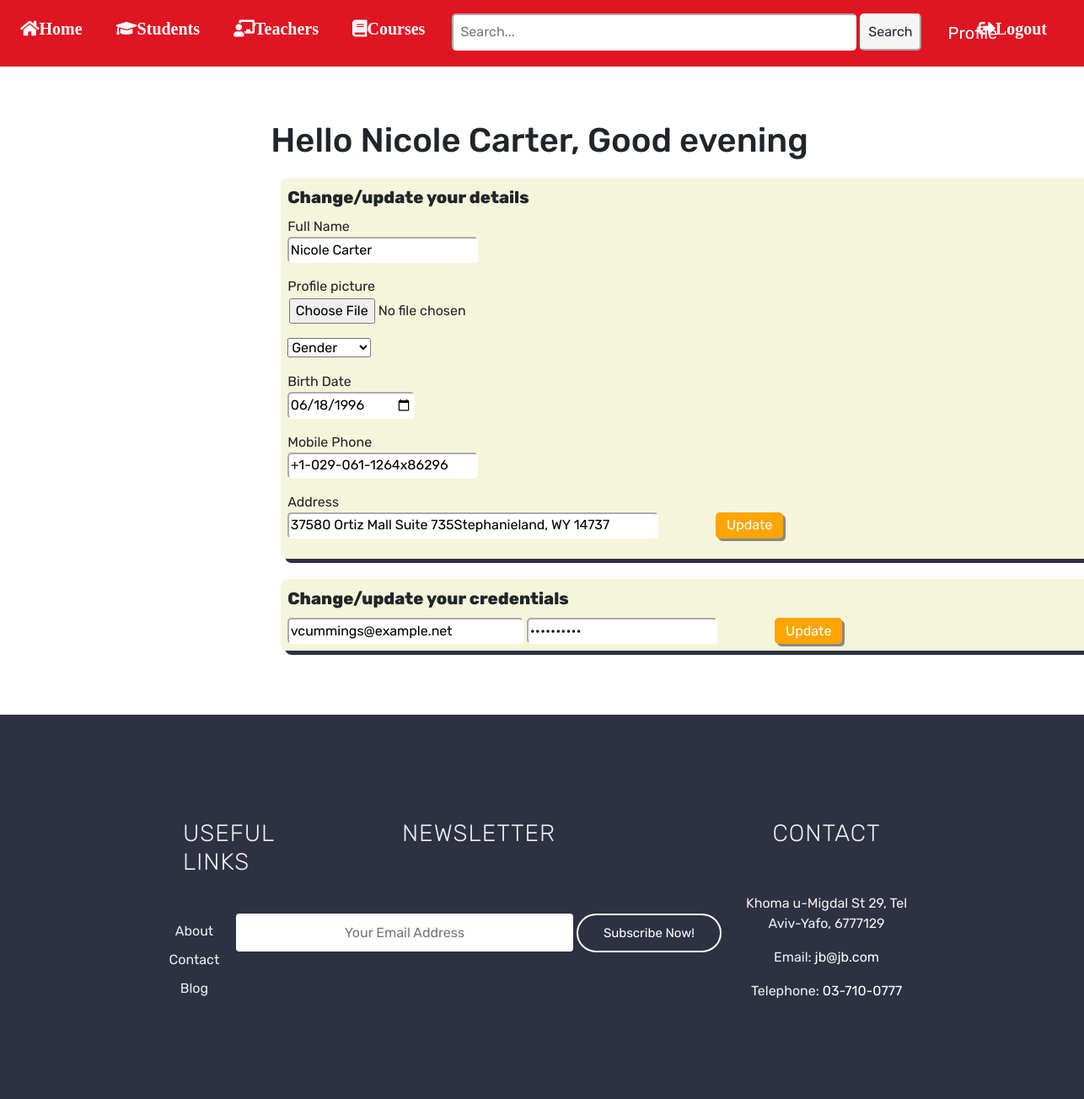
/update_profile/student (signed in), run on the app's committed database.
### tables this page shows
CREATE TABLE students (
            student_id      INTEGER     PRIMARY KEY
          , user_id         INTEGER     NOT NULL        UNIQUE
          , name            TEXT        NOT NULL
          , image           BLOB        NOT NULL
          , gender          TEXT        NOT NULL
          , birth_date      TEXT        NOT NULL
          , phone           TEXT        NOT NULL
          , address         TEXT        NOT NULL
          , FOREIGN KEY (user_id) REFERENCES users (user_id)
        );

CREATE TABLE users (
            user_id         INTEGER     PRIMARY KEY
          , role            TEXT        NOT NULL
          , email           TEXT        NOT NULL        UNIQUE
          , password        TEXT        NOT NULL
        );

### app.py (the view, shortened to what this page needs)
@app.route('/update_profile/student', methods = ['GET', 'POST'])
def update_student_profile():
    user_id = session["user_id"]
    students_db = execute_query(f"""
    SELECT name,
           image,
           gender,
           birth_date,
           phone,
           address,
           users.email,
           users.password ,
           students.user_id
    FROM students
    JOIN users ON students.user_id = users.user_id
    WHERE students.user_id = {user_id}
    """)
    message = time_message()
    return render_template("update_student_profile.html", student_info=students_db, message=message)

### app.py (called while the page is built)
def time_message():
    now = datetime.datetime.now()
    if now.hour >= 5 and now.hour < 12:
        message = "Good morning"
        return message
    elif now.hour >= 12 and now.hour < 18:
        message = "Good afternoon"
        return message
    else:
        message = "Good evening"
        return message

@app.before_request
def auth():
    path_teacher_list = ['/teacher_panel']
    if "role" not in session.keys():
        session["username"]='anonymous'
        session["role"]='anonymous'
    if session["role"] != 'Admin':
        if 'admin' in request.full_path:
            return abort(403)
    if session["role"] != 'Teacher':
        if any(route in request.full_path for route in path_teacher_list):
            return abort(403)

### setup_db.py (called while the page is built)
def execute_query(schema):
    cur.execute(schema)
    conn.commit()
    return cur.fetchall()

### templates/update_student_profile.html (shortened to what this page needs)
{% extends "base.html" %}
{% block content %}
<div class="admin-adds">
    <h1>Hello {{ student_info[0][0] }}, {{ message }}</h1>
    <form method="POST">
        <fieldset>
            <legend>Change/update your details</legend>
            <p>Full Name
                <br><input type="text" name="name" value="{{ student_info[0][0] }}" autofocus>
            </p>
            <p><label for="image">Profile picture</label>
                <br><input type="file" name="image" value="{{ student_info[0][1] }}">
            </p>
            <p><select name="gender">
                    <option value="{{ student_info[0][2] }}" selected hidden>Gender</option>
                </select></p>
            <p>Birth Date
                <br><input type="date" name="birth_date" value="{{ student_info[0][3] }}" placeholder="Birth Date">
            </p>
            <p>Mobile Phone
                <br><input type="text" name="phone" value="{{ student_info[0][4] }}" placeholder="Phone">
            </p>
            <p>Address
                <br><input type="text" name="address" value="{{ student_info[0][5] }}" placeholder="Address"
                    class="address-input">
                <input type="submit" name="personal_info" value="Update" class="btn-update">
            </p>
        </fieldset>
    </form>
    <form method="POST">
        <fieldset>
            <legend>Change/update your credentials</legend>
            <br><input type="email" name="email" value="{{ student_info[0][6] }}" placeholder="New Email"
                class="email-input">
            <input type="password" name="password" value="{{ student_info[0][7] }}" placeholder="New Password">
            <input type="submit" name="credentials" value="Update" class="btn-update">
        </fieldset>
    </form>
</div>
{% endblock %}

### static/css/style.css (style rules this page uses)
* { font-family: 'Rubik'; }
legend { font-size: 20px; font-weight: 800; }
fieldset { width: 120vh; border-radius: 1vh; background-color: beige; margin: 1vh; padding: 1vh; box-shadow: 5px 5px #2d3142; }
.btn-update { margin-left: 1vh; background-color: orange; color: white; border-radius: 5px; width: 10vh; border-color: transparent; margin-top: -10px; margin-left: 8vh; box-shadow: 3px 3px #888888; }
.email-input { width: 35vh; }
.address-input { width: 55vh; }
.admin-adds { display: block; margin-left: 20%; padding: 8vh; }
input { padding: 0.2vh; border-radius: 5px; border-color: rgb(255, 255, 255, 255); }
form { padding: 0.5vh; }

### data on the page
students: name "Nicole Carter", birth_date "06/18/1996", phone "+1-029-061-1264x86296", address "37580 Ortiz Mall Suite 735Stephanieland, WY 14737"
users: email "vcummings@example.net"

### other printed values
{{ message }} "Good evening"
